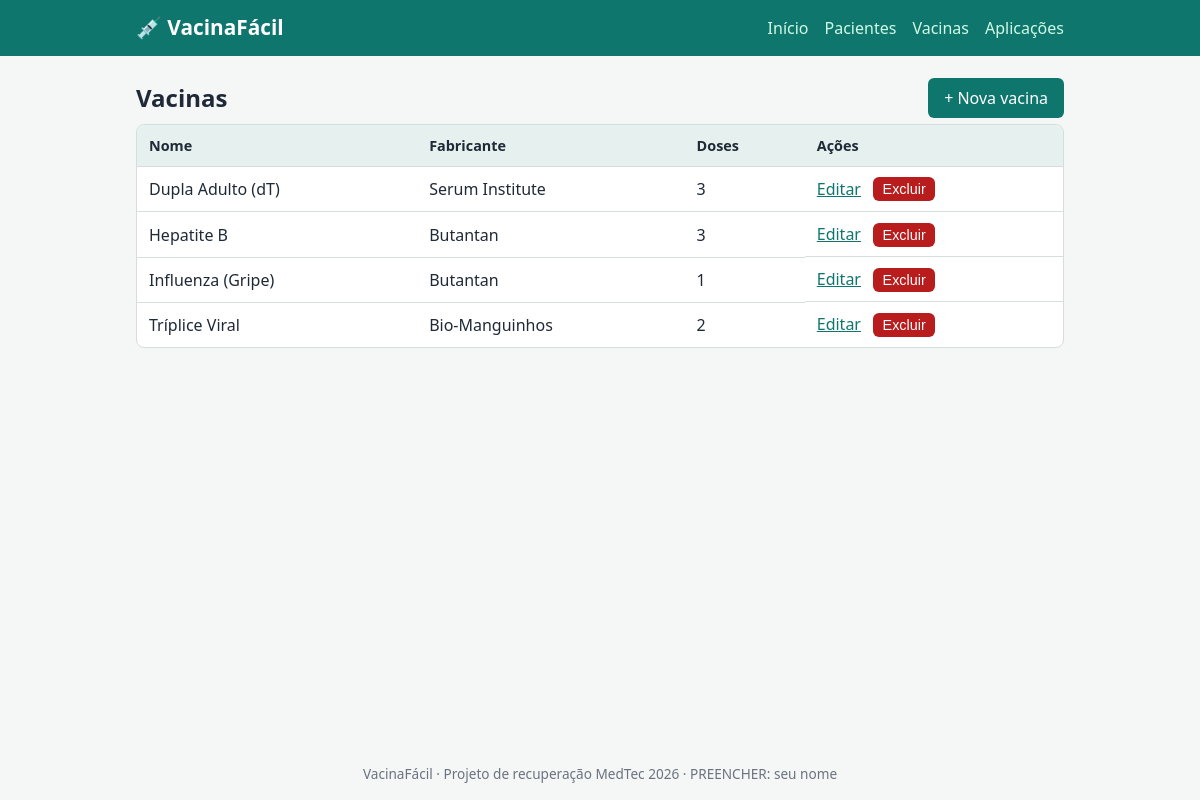
Page /vacinas on the committed database.
### tables this page shows
CREATE TABLE vacinas (
            id INTEGER PRIMARY KEY AUTOINCREMENT,
            nome TEXT NOT NULL,
            fabricante TEXT,
            doses_total INTEGER NOT NULL DEFAULT 1
        );

### app.py (the view)
@app.route("/vacinas")
def listar_vacinas():
    vacinas = get_db().execute("SELECT * FROM vacinas ORDER BY nome").fetchall()
    return render_template("vacinas.html", vacinas=vacinas)

### app.py (called while the page is built)
def get_db():
    if "db" not in g:
        g.db = sqlite3.connect(DATABASE)
        g.db.row_factory = sqlite3.Row
        g.db.execute("PRAGMA foreign_keys = ON")
    return g.db

@app.teardown_appcontext
def fechar_db(erro=None):
    db = g.pop("db", None)
    if db is not None:
        db.close()

### templates/vacinas.html (shortened to what this page needs)
{% extends "base.html" %}
{% block conteudo %}
<div class="cabecalho-pagina">
    <h1>Vacinas</h1>
    <a class="botao" href="{{ url_for('nova_vacina') }}">+ Nova vacina</a>
</div>
{% if vacinas %}
<div class="tabela-wrap">
    <table>
        <thead><tr><th>Nome</th><th>Fabricante</th><th>Doses</th><th>Ações</th></tr></thead>
        <tbody>
        {% for v in vacinas %}
            <tr>
                <td>{{ v.nome }}</td>
                <td>{{ v.fabricante or '—' }}</td>
                <td>{{ v.doses_total }}</td>
                <td class="acoes">
                    <a href="{{ url_for('editar_vacina', id=v.id) }}">Editar</a>
                    <form method="post" action="{{ url_for('excluir_vacina', id=v.id) }}"
                          onsubmit="return confirm('Excluir esta vacina e todas as aplicações dela?');">
                        <button type="submit" class="perigo">Excluir</button>
                    </form>
                </td>
            </tr>
        {% endfor %}
        </tbody>
    </table>
</div>
{% else %}
<p class="vazio">Nenhuma vacina cadastrada.</p>
{% endif %}
{% endblock %}

### templates/base.html (shortened to what this page needs)
<!DOCTYPE html>
<html lang="pt-BR">
<head>
    <link rel="stylesheet" href="{{ url_for('static', filename='style.css') }}">
</head>
<body>
    <header class="topo">
        <div class="topo-conteudo">
            <a class="logo" href="{{ url_for('index') }}">💉 VacinaFácil</a>
            <nav class="menu">
                <a href="{{ url_for('index') }}">Início</a>
                <a href="{{ url_for('listar_pacientes') }}">Pacientes</a>
                <a href="{{ url_for('listar_vacinas') }}">Vacinas</a>
                <a href="{{ url_for('listar_aplicacoes') }}">Aplicações</a>
            </nav>
        </div>
    </header>
    <main class="container">
        {% block conteudo %}{% endblock %}
    </main>
    <footer class="rodape">
        VacinaFácil · Projeto de recuperação MedTec 2026 · PREENCHER: seu nome
    </footer>
</body>
</html>

### static/style.css (style rules this page uses)
:root { --verde: #0f766e; --verde-escuro: #115e59; --fundo: #f4f7f6; --texto: #1f2937; --borda: #d5dedc; --erro: #b91c1c; }
* { box-sizing: border-box; }
body { margin: 0; font-family: system-ui, -apple-system, "Segoe UI", Roboto, sans-serif; background: var(--fundo); color: var(--texto); line-height: 1.5; min-height: 100vh; display: flex; flex-direction: column; }
.topo { background: var(--verde); color: #fff; }
.topo-conteudo { max-width: 960px; margin: 0 auto; padding: 0.75rem 1rem; display: flex; flex-direction: column; gap: 0.5rem; }
.logo { color: #fff; font-size: 1.3rem; font-weight: 700; text-decoration: none; }
.menu { display: flex; flex-wrap: wrap; gap: 0.25rem 1rem; }
.menu a { color: #d1fae5; text-decoration: none; padding: 0.25rem 0; }
.container { max-width: 960px; width: 100%; margin: 0 auto; padding: 1rem; flex: 1; }
h1 { margin: 0.5rem 0; font-size: 1.5rem; }
.cabecalho-pagina { display: flex; flex-wrap: wrap; align-items: center; justify-content: space-between; gap: 0.5rem; }
.botao, button { display: inline-block; background: var(--verde); color: #fff; border: none; border-radius: 6px; padding: 0.5rem 1rem; font-size: 1rem; cursor: pointer; text-decoration: none; }
button.perigo { background: var(--erro); padding: 0.25rem 0.6rem; font-size: 0.9rem; }
.tabela-wrap { overflow-x: auto; background: #fff; border: 1px solid var(--borda); border-radius: 8px; }
table { width: 100%; border-collapse: collapse; min-width: 480px; }
th, td { padding: 0.6rem 0.75rem; text-align: left; border-bottom: 1px solid var(--borda); }
th { background: #e6f0ee; font-size: 0.9rem; }
tr:last-child td { border-bottom: none; }
.acoes { display: flex; gap: 0.75rem; align-items: center; }
.acoes form { margin: 0; }
a { color: var(--verde); }
.rodape { text-align: center; padding: 1rem; color: #6b7280; font-size: 0.85rem; }
@media (min-width: 640px) { .topo-conteudo { flex-direction: row; justify-content: space-between; align-items: center; } }

### rows in the picture
vacinas: nome "Dupla Adulto (dT)", fabricante "Serum Institute", doses_total "3"
vacinas: nome "Hepatite B", fabricante "Butantan", doses_total "3"
vacinas: nome "Influenza (Gripe)", fabricante "Butantan", doses_total "1"
vacinas: nome "Tríplice Viral", fabricante "Bio-Manguinhos", doses_total "2"
